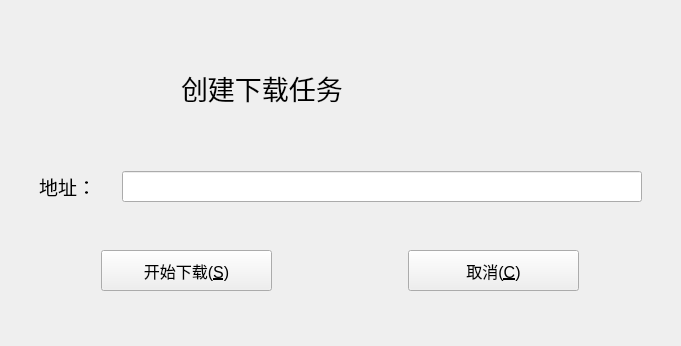
<?xml version="1.0" encoding="UTF-8"?>
<ui version="4.0">
 <class>NewDownloadWindow</class>
 <widget class="QWidget" name="NewDownloadWindow">
  <property name="geometry">
   <rect>
    <x>0</x>
    <y>0</y>
    <width>681</width>
    <height>346</height>
   </rect>
  </property>
  <property name="minimumSize">
   <size>
    <width>681</width>
    <height>346</height>
   </size>
  </property>
  <property name="maximumSize">
   <size>
    <width>681</width>
    <height>346</height>
   </size>
  </property>
  <property name="windowTitle">
   <string>创建下载任务</string>
  </property>
  <layout class="QVBoxLayout" name="verticalLayout">
   <item>
    <layout class="QHBoxLayout" name="horizontalLayout_3">
     <item>
      <widget class="QLabel" name="label_2">
       <property name="minimumSize">
        <size>
         <width>70</width>
         <height>70</height>
        </size>
       </property>
       <property name="maximumSize">
        <size>
         <width>70</width>
         <height>70</height>
        </size>
       </property>
       <property name="styleSheet">
        <string notr="true">
</string>
       </property>
       <property name="text">
        <string/>
       </property>
       <property name="pixmap">
        <pixmap resource="../res/res.qrc">:/common/res/SecondDownloader-inner.png</pixmap>
       </property>
       <property name="scaledContents">
        <bool>true</bool>
       </property>
      </widget>
     </item>
     <item>
      <widget class="QLabel" name="label">
       <property name="minimumSize">
        <size>
         <width>441</width>
         <height>31</height>
        </size>
       </property>
       <property name="maximumSize">
        <size>
         <width>441</width>
         <height>31</height>
        </size>
       </property>
       <property name="font">
        <font>
         <pointsize>20</pointsize>
        </font>
       </property>
       <property name="text">
        <string>创建下载任务</string>
       </property>
      </widget>
     </item>
    </layout>
   </item>
   <item>
    <layout class="QHBoxLayout" name="horizontalLayout">
     <item>
      <widget class="QLabel" name="label_3">
       <property name="minimumSize">
        <size>
         <width>49</width>
         <height>21</height>
        </size>
       </property>
       <property name="maximumSize">
        <size>
         <width>49</width>
         <height>21</height>
        </size>
       </property>
       <property name="font">
        <font>
         <pointsize>14</pointsize>
        </font>
       </property>
       <property name="text">
        <string>地址：</string>
       </property>
      </widget>
     </item>
     <item>
      <widget class="QLineEdit" name="lineurl">
       <property name="minimumSize">
        <size>
         <width>520</width>
         <height>31</height>
        </size>
       </property>
       <property name="maximumSize">
        <size>
         <width>520</width>
         <height>31</height>
        </size>
       </property>
      </widget>
     </item>
    </layout>
   </item>
   <item>
    <layout class="QHBoxLayout" name="horizontalLayout_2">
     <item>
      <widget class="QPushButton" name="btnStart">
       <property name="minimumSize">
        <size>
         <width>171</width>
         <height>41</height>
        </size>
       </property>
       <property name="maximumSize">
        <size>
         <width>171</width>
         <height>41</height>
        </size>
       </property>
       <property name="font">
        <font>
         <pointsize>12</pointsize>
        </font>
       </property>
       <property name="text">
        <string>开始下载(&amp;S)</string>
       </property>
      </widget>
     </item>
     <item>
      <spacer name="horizontalSpacer">
       <property name="orientation">
        <enum>Qt::Horizontal</enum>
       </property>
       <property name="sizeType">
        <enum>QSizePolicy::Minimum</enum>
       </property>
       <property name="sizeHint" stdset="0">
        <size>
         <width>40</width>
         <height>20</height>
        </size>
       </property>
      </spacer>
     </item>
     <item>
      <widget class="QPushButton" name="btnCancel">
       <property name="minimumSize">
        <size>
         <width>171</width>
         <height>41</height>
        </size>
       </property>
       <property name="maximumSize">
        <size>
         <width>171</width>
         <height>41</height>
        </size>
       </property>
       <property name="font">
        <font>
         <pointsize>12</pointsize>
        </font>
       </property>
       <property name="text">
        <string>取消(&amp;C)</string>
       </property>
      </widget>
     </item>
    </layout>
   </item>
  </layout>
 </widget>
 <resources>
  <include location="../res/res.qrc"/>
 </resources>
 <connections>
  <connection>
   <sender>btnCancel</sender>
   <signal>clicked()</signal>
   <receiver>NewDownloadWindow</receiver>
   <slot>close()</slot>
   <hints>
    <hint type="sourcelabel">
     <x>587</x>
     <y>285</y>
    </hint>
    <hint type="destinationlabel">
     <x>340</x>
     <y>172</y>
    </hint>
   </hints>
  </connection>
 </connections>
</ui>
